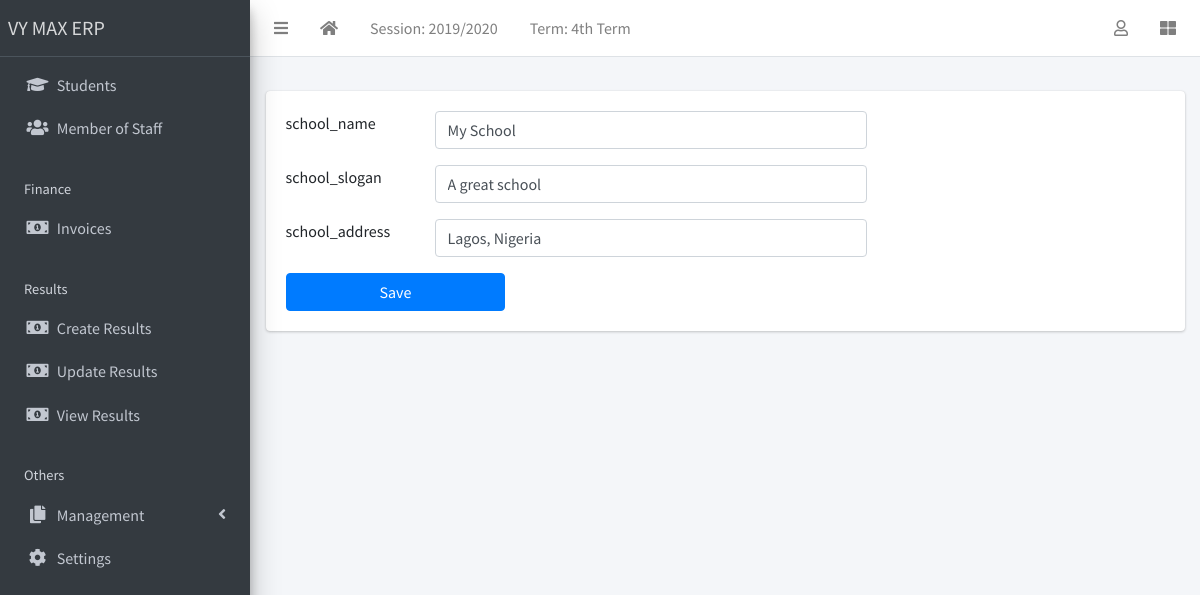
The page /site-config (signed in) on the database its author committed.
### apps/corecode/models.py (models this page shows, shortened)
class AcademicSession(models.Model):
    name = models.CharField(max_length=200, unique=True)
    current = models.BooleanField(default=True)
    class Meta:
        ordering = ["-name"]

class AcademicTerm(models.Model):
    name = models.CharField(max_length=20, unique=True)
    current = models.BooleanField(default=True)
    class Meta:
        ordering = ["name"]

class SiteConfig(models.Model):
    key = models.SlugField()
    value = models.CharField(max_length=200)

### apps/corecode/views.py (the view, shortened to what this page needs)
# urls.py: path("site-config", SiteConfigView.as_view(), name="configs"),
class SiteConfigView(LoginRequiredMixin, View):
    form_class = SiteConfigForm
    template_name = "corecode/siteconfig.html"
    def get(self, request, *args, **kwargs):
        formset = self.form_class(queryset=SiteConfig.objects.all())
        context = {"formset": formset}
        return render(request, self.template_name, context)

### apps/corecode/context_processors.py (called while the page is built)
def site_defaults(request):
    current_session = AcademicSession.objects.get(current=True)
    current_term = AcademicTerm.objects.get(current=True)
    vals = SiteConfig.objects.all()
    contexts = {
        "current_session": current_session.name,
        "current_term": current_term.name,
    }
    for val in vals:
        contexts[val.key] = val.value
    return contexts

### apps/corecode/templates/corecode/siteconfig.html (shortened to what this page needs)
{% extends 'base.html' %}
{% load widget_tweaks %}
{% block content %}
  <form method="POST">
    <div class="mb-3">
      {% for form in formset %}
      <div class="form-group row">
        <div class="col-2">{{ form.key.value}}</div>
        <div class="col-6">{{ form.value | add_class:"form-control" | attr:"required"}}</div>
      </div>
      {% endfor %}
    </div>
    <input type="submit" value="Save" class="w-25 btn btn-primary">
  </form>
{% endblock content %}

### templates/base.html (shortened to what this page needs)
{% load static %}
<!DOCTYPE html>
<html lang="en">
<head>
  <link rel="stylesheet" href="{% static 'plugins/fontawesome-free/css/all.min.css' %}">
  <link rel="stylesheet" href="{% static 'plugins/toastr/toastr.min.css' %}">
  <link rel="stylesheet"
    href="{% static 'plugins/overlayScrollbars/css/OverlayScrollbars.min.css' %}">
  <link rel="stylesheet" href="{% static 'plugins/Datatables/datatables.min.css' %}" />
  <link rel="stylesheet" href="{% static 'dist/css/adminlte.min.css' %}">
</head>
<body
  class="hold-transition sidebar-mini layout-fixed layout-navbar-fixed layout-footer-fixed">
  <div class="wrapper">
    <nav class="main-header navbar navbar-expand navbar-white navbar-light">
      <ul class="navbar-nav">
        <li class="nav-item">
          <a class="nav-link" data-widget="pushmenu" href="#" role="button"><i
              class="fas fa-bars"></i></a>
        </li>
        <li class="nav-item d-none d-sm-inline-block">
          <a href="{% url 'home' %} " class="nav-link"><i class="fa fa-home"></i></a>
        </li>
        <li class="nav-item d-none d-sm-inline-block">
          <a href="{% url 'current-session' %}" class="nav-link">Session: {{ current_session }}</a>
        </li>
        <li class="nav-item d-none d-sm-inline-block">
          <a href="{% url 'current-session' %}" class="nav-link">Term: {{ current_term }}</a>
        </li>
      </ul>
      <ul class="navbar-nav ml-auto">
        <li class="nav-item dropdown">
          <a class="nav-link" data-toggle="dropdown" href="#">
            <i class="far fa-user"></i>
          </a>
        </li>
        <li class="nav-item">
          <a class="nav-link" data-widget="control-sidebar" data-slide="true"
            href="#" role="button"><i class="fas fa-th-large"></i></a>
        </li>
      </ul>
    </nav>
    <aside class="main-sidebar sidebar-dark-primary elevation-4">
      <a href="{% url 'home' %}" class="brand-link">VY MAX ERP</a>
      <div class="sidebar">
        <nav class="mt-2">
          <ul class="nav nav-pills nav-sidebar flex-column"
            data-widget="treeview" role="menu" data-accordion="false">
            <li class="nav-item">
              <a href="{% url 'student-list' %}" class="nav-link">
                <i class="nav-icon fas fa-graduation-cap"></i>
                <p>
                  Students
                </p>
              </a>
            </li>
            <li class="nav-item">
              <a href="{% url 'staff-list' %}" class="nav-link">
                <i class="nav-icon fas fa-users"></i>
                <p>
                  Member of Staff
                </p>
              </a>
            </li>
            <li class="nav-header">Finance</li>
            <li class="nav-item">
              <a href="{% url 'invoice-list' %}" class="nav-link">
                <i class="nav-icon fas fa-money-bill-alt"></i>
                <p>
                  Invoices
                </p>
              </a>
            </li>
            <li class="nav-header">Results</li>
            <li class="nav-item">
              <a href="{% url 'create-result' %}" class="nav-link">
                <i class="nav-icon fas fa-money-bill-alt"></i>
                <p>
                  Create Results
                </p>
              </a>
            </li>
            <li class="nav-item">
              <a href="{% url 'edit-results' %}" class="nav-link">
                <i class="nav-icon fas fa-money-bill-alt"></i>
                <p>
                  Update Results
                </p>
              </a>
            </li>
            <li class="nav-item">
              <a href="{% url 'view-results' %}" class="nav-link">
                <i class="nav-icon fas fa-money-bill-alt"></i>
                <p>
                  View Results
                </p>
              </a>
            </li>
            <li class="nav-header">Others</li>
            <li class="nav-item has-treeview">
              <a href="#" class="nav-link">
                <i class="nav-icon fas fa-copy"></i>
                <p>
                  Management
                  <i class="fas fa-angle-left right"></i>
                </p>
              </a>
            </li>
            <li class="nav-item">
              <a href="{% url 'configs' %}" class="nav-link">
                <i class="nav-icon fas fa-cog"></i>
                <p>
                  Settings
                </p>
              </a>
            </li>
          </ul>
        </nav>
      </div>
    </aside>
    <div class="content-wrapper">
      <section class="content-header">
      </section>
      <section class="content">
        <div class="container-fluid">
          <div class="row">
            <div class="col-md-12">
              {% block fullcard %}
              <div class="card">
                <div class="card-body">
                  <div class="row">
                    <div class="col">
                      {% block content %}
                      {% endblock content %}
                    </div>
                  </div>
                </div>
              </div>
              {% endblock fullcard %}
            </div>
          </div>
        </div>
      </section>
    </div>
  </div>
</body>
</html>

### rows shown on the page
AcademicSession: name "2019/2020"
AcademicTerm: name "4th Term"
SiteConfig: key.value "school_name"
SiteConfig: key.value "school_slogan"
SiteConfig: key.value "school_address"
